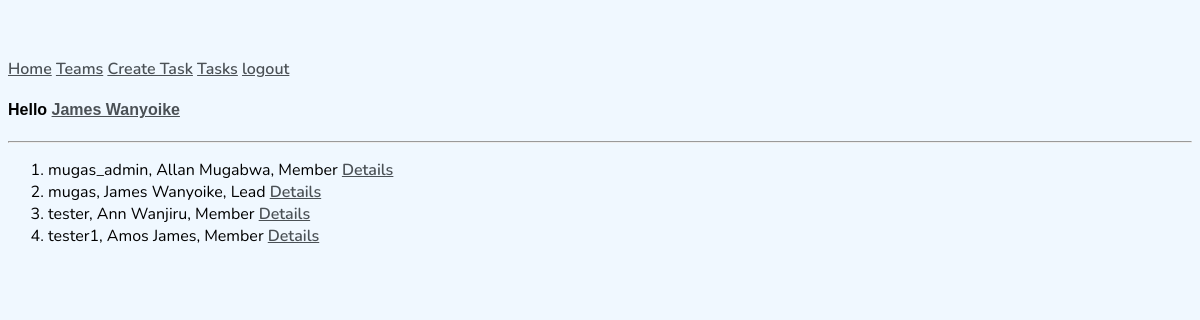
The page / (signed in) on the database its author committed.
### users/models.py (models this page shows, shortened)
class NewUser(AbstractBaseUser, PermissionsMixin):
    full_name = models.CharField(max_length=150)
    email = models.EmailField(blank=True)
    username = models.CharField(max_length=150,unique=True)
    password = models.CharField(max_length=250)
    postal_code = models.CharField(max_length=50, blank=True)
    description = models.TextField(blank=True)
    start_date = models.DateTimeField(default=timezone.now)
    is_staff = models.BooleanField(default=False)
    is_active = models.BooleanField(default=True)
    is_lead = models.BooleanField(default=False)
    team = models.ForeignKey(Team, on_delete=models.CASCADE, null=True,blank=True)
    objects = CustomAccountManager()
    USERNAME_FIELD = 'username'
    REQUIRED_FIELDS = ['full_name','email']

### users/views.py (the view)
# urls.py: path('',AllUsers.as_view(), name='all-users'),
class AllUsers(LoginRequiredMixin,ListView):
    model = NewUser
    context_object_name = 'current_users'

### users/templates/users/newuser_list.html (shortened to what this page needs)
{% extends 'users/base.html' %}
{% block content %}
<ol>
{% for userx in current_users %}
    <li>{{userx.username}}, {{userx.full_name}}, {% if userx.is_lead %}Lead{% else %}Member{% endif %}
        <a href="{% url 'user-detail' userx.id %}">Details</a>
    </li>
{% endfor %}
</ol>
{% endblock content %}

### users/templates/users/base.html (shortened to what this page needs)
{% load static %}
<!DOCTYPE html>
<html lang="en">
    <head>
        <link rel="stylesheet" type="text/css" href="{% static 'users/main.css' %}">
    </head>
    <body>
        <div class="container">
            {% if request.user.is_authenticated %}
                <a href="{% url 'all-users'%}">Home</a>
                <a href="{% url 'list-teams' %}">Teams</a>
                {% if request.user.is_staff or request.user.is_lead%}
                <a href="{% url 'task-create' %}">Create Task</a>
                {% endif %}
                <a href="{% url 'task-list' %}">Tasks</a>
                <a href="{% url 'logout' %}">logout</a>
                <h4>Hello <a href="{% url 'user-detail' request.user.id %}">{{request.user.full_name}}</a></h4>
                <hr>
            {% endif %}
            {% block content %}
            {% endblock content %}
        </div>
    </body>
</html>

### users/static/users/main.css (style rules this page uses)
body { background-color: aliceblue; padding-top: 50px; font-family: 'Nunito', sans-serif; }
h1, h2, h3, h4, h5, h6 { font-family: 'Raleway', sans-serif; }
a, p { color: #4b5156; }
a { font-weight: 600; }

### rows shown on the page
NewUser: user.full_name "James Wanyoike", username "mugas", full_name "James Wanyoike", is_lead "Lead"
NewUser: username "mugas_admin", full_name "Allan Mugabwa", is_lead "Member"
NewUser: username "tester", full_name "Ann Wanjiru", is_lead "Member"
NewUser: username "tester1", full_name "Amos James", is_lead "Member"
